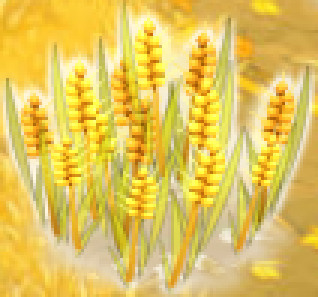
#> input picture dofus_bot/new/testing/wheat_highlighted.png, 106 x 99 px (shown 3 times larger)
$ python create_template.py
#> lines starting #> are read from the running program, lines starting #| are printed output that depends on the picture; after the words box and inside, x2 and y2 are one past the last pixel; in counts of white or black regions, pixels touching at a corner belong together
import pyautogui
import time
import numpy as np
import tkinter as tk
import tkinter.scrolledtext as tkst
from PIL import Image
import cv2
from matplotlib import pyplot as plt

img = cv2.imread('wheat_highlighted.png')
#> img is the input picture: shape (99, 106, 3); mean B, G, R 92.7, 196.9, 226.8
template = cv2.imread("wheat_binary_new.png", cv2.IMREAD_GRAYSCALE)
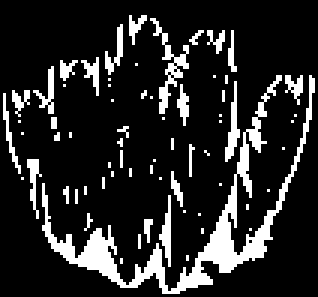
#> input picture dofus_bot/new/testing/wheat_binary_new.png, 106 x 99 px (shown 3 times larger)
#> template: shape (99, 106); 15.5% white; 68 white regions (51 under 20 px), largest, box (x1, y1, x2, y2) and area: (14, 25, 105, 98) 864, (50, 6, 63, 38) 102, (75, 27, 80, 54) 57
h, w = template.shape[:2]
#> h = 99; w = 106

# Creates some space around the outline
copied_template = np.zeros((h+10, w+10), np.uint8)
copied_template[5:-5, 5:-5] = template
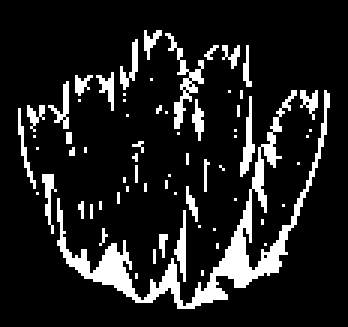
#> copied_template: shape (109, 116) (shown 3 times larger); 12.9% white; 68 white regions (51 under 20 px), largest, box (x1, y1, x2, y2) and area: (19, 30, 110, 103) 864, (55, 11, 68, 43) 102, (80, 32, 85, 59) 57

# Fills any gaps in the outline
kernel = np.ones((5, 5), np.uint8)
outline = cv2.morphologyEx(copied_template, cv2.MORPH_CLOSE, kernel)
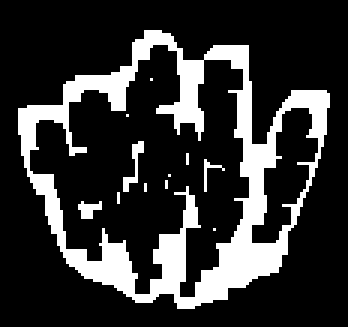
#> outline: shape (109, 116) (shown 3 times larger); 20.4% white; 12 white regions (9 under 20 px), largest, box (x1, y1, x2, y2) and area: (6, 10, 110, 103) 2470, (41, 47, 48, 64) 40, (26, 67, 34, 73) 30

# Floodfills the outside
h, w = outline.shape[:2]
#> h = 109; w = 116
mask = np.zeros((h+2, w+2), np.uint8)
outline_copy = outline.copy()
cv2.floodFill(outline, mask, (0, 0), 255)
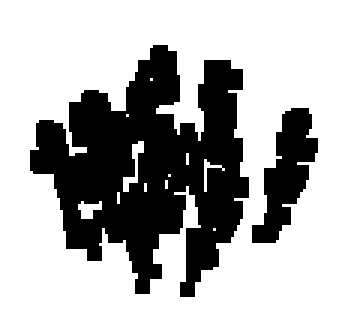
#> outline: shape (109, 116) (shown 3 times larger); 69.3% white; 2 black regions, box (x1, y1, x2, y2) and area: (10, 15, 83, 99) 3392, (84, 36, 106, 81) 489

#invert
im_floodfill_inv = cv2.bitwise_not(outline)
im_out = outline_copy | im_floodfill_inv
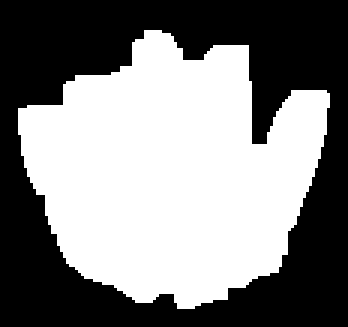
#> im_out: shape (109, 116) (shown 3 times larger); 51.1% white; 1 black region, box (x1, y1, x2, y2) and area: (0, 0, 116, 109) 6187
im_out = im_out[5:-5, 5:-5]
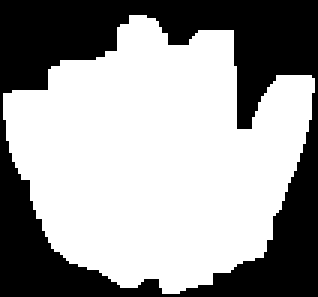
#> im_out: shape (99, 106) (shown 3 times larger); 61.5% white; 1 black region, box (x1, y1, x2, y2) and area: (0, 0, 106, 99) 4037

masked_img = cv2.bitwise_and(img, img, mask=im_out)
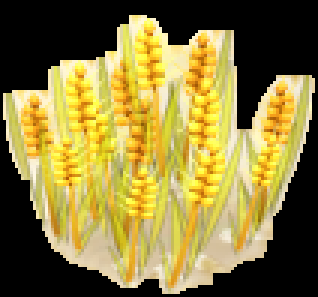
#> masked_img: shape (99, 106, 3) (shown 3 times larger); mean B, G, R 61.7, 124.2, 138.6

cv2.imwrite('masked.png', masked_img)
